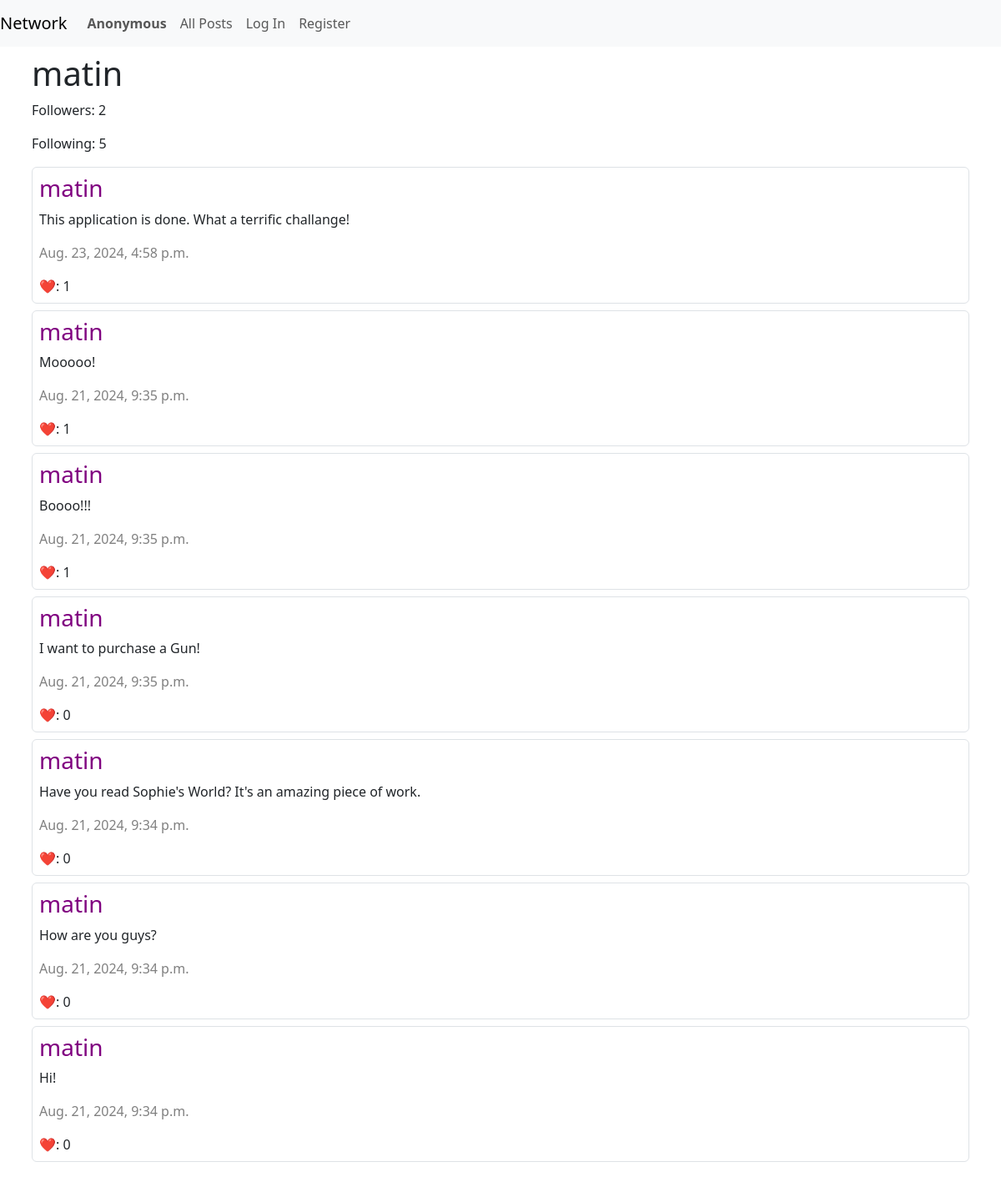
Page /user/4/ on the committed database.
### network/models.py (models this page shows)
class User(AbstractUser):
    id = models.AutoField(primary_key=True)
    following = models.ManyToManyField("self", symmetrical=False, related_name="followers", blank=True)

class Posts(models.Model):
    id = models.AutoField(primary_key=True)
    content = models.TextField()
    timestamp = models.DateTimeField(auto_now_add=True)
    user = models.ForeignKey(User, on_delete=models.CASCADE, related_name='user_posts')
    likes = models.ManyToManyField(User, related_name="liked_posts", blank=True)

### network/views.py (the view)
# urls.py: path("user/<int:user_id>/", views.user_profile, name="user_profile"),
def user_profile(request, user_id):
    user = get_object_or_404(User, id=user_id)
    posts = user.user_posts.all().order_by("-timestamp")
    paginator = Paginator(posts, 10)
    page_number = request.GET.get('page')
    page_obj = paginator.get_page(page_number)
    return render(request, "network/user_profile.html", {
        "user": user,
        "page_obj": page_obj,
    })

### network/templates/network/user_profile.html (shortened to what this page needs)
{% extends "network/layout.html" %}
{% load static %}
{% block body %}
<div class="container p-2">
    <h1>{{ user }}</h1>
    <p class="mt-2">
        Followers: <span>{{ user.followers.count }}</span>
    </p>
    <p>
        Following: <span>{{ user.following.count }}</span>
    </p>
    {% for post in page_obj %}
        <div id="{{ post.id }}" class="border rounded-2 p-2 mt-2">
            <h3>
                <a href="{% url 'user_profile' post.user.id %}"
                style="color: purple; text-decoration: none;">
                    {{ post.user }}
                </a>
            </h3>
            <p id="post_content_{{ post.id }}">{{ post.content }}</p>
            <p><span style="color: gray; font-weight: 100;">{{ post.timestamp }}</span></p>
            <span>❤️: <span id="like_count_{{ post.id }}">{{ post.likes.count }}</span></span>
        </div>
        {% endfor %}
        <div class="pagination p-2">
        </div>
</div>
{% endblock %}

### rows in the picture
User: username "matin", followers.count "2", following.count "5"
Posts: user "matin", content "This application is done. What a terrific challange!", timestamp "Aug. 23, 2024, 4:58 p.m.", likes.count "1"
Posts: user "matin", content "Mooooo!", timestamp "Aug. 21, 2024, 9:35 p.m.", likes.count "1"
Posts: user "matin", content "Boooo!!!", timestamp "Aug. 21, 2024, 9:35 p.m.", likes.count "1"
Posts: user "matin", content "I want to purchase a Gun!", timestamp "Aug. 21, 2024, 9:35 p.m.", likes.count "0"
Posts: user "matin", content "Have you read Sophie's World? It's an amazing piece of work.", timestamp "Aug. 21, 2024, 9:34 p.m.", likes.count "0"
Posts: user "matin", content "How are you guys?", timestamp "Aug. 21, 2024, 9:34 p.m.", likes.count "0"
Posts: user "matin", content "Hi!", timestamp "Aug. 21, 2024, 9:34 p.m.", likes.count "0"
